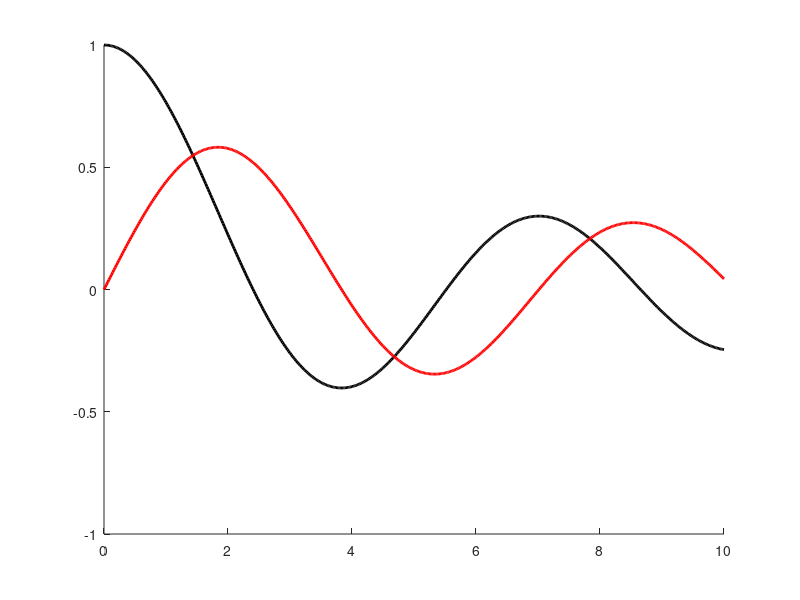
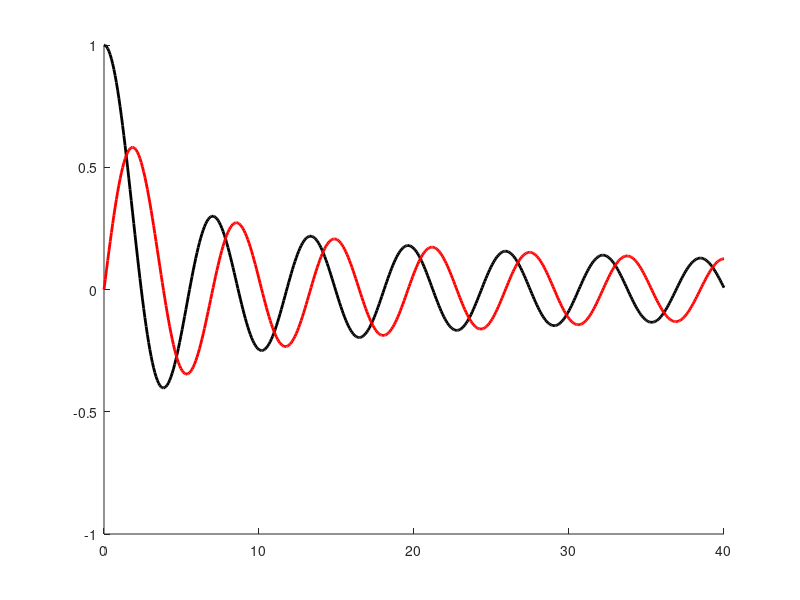

Write the MATLAB code that produced these figures, in order.
% Create Bessel function of order 0 and 1

close all
clear all

s = linspace(0,10,501);

J0 = besselj(0,s);
J1 = besselj(1,s);

figure; 
hold on
plot(s,J0,'k','LineWidth',2)
plot(s,J1,'r','LineWidth',2)

f = [s',J0',J1'];
save('besselj01.txt','f','-ascii')


s = linspace(0,40,501);

J0 = besselj(0,s);
J1 = besselj(1,s);

figure; 
hold on
plot(s,J0,'k','LineWidth',2)
plot(s,J1,'r','LineWidth',2)

f = [s',J0',J1'];
save('besselj01_0_to_40.txt','f','-ascii')

f = [s',J0'];
save('besselj0_0_to_40.txt','f','-ascii')

f = [s',J1'];
save('besselj1_0_to_40.txt','f','-ascii')